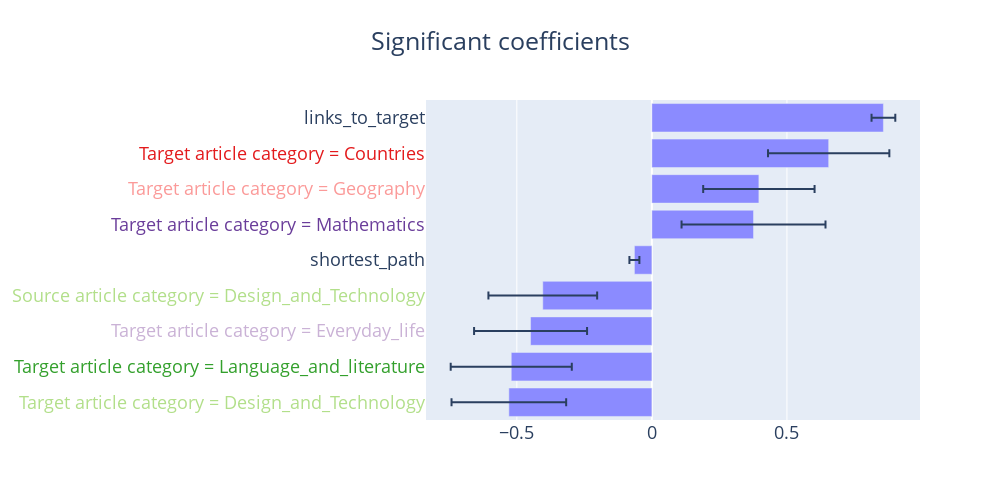

Notebook code cell kept with this figure:
### Code cell
# plotting the significant coefficients
plot_log_reg_coeff(log_reg_cat)

### Figure 1 — Plotly figure (JSON) as saved in the notebook; plotly's stock layout.template omitted (floating-point values rounded to 4 significant figures)
{"data": [{"customdata": [["Target article category = Design_and_Technology", 1.007e-06, 0.2122, 0.5889], ["Target article category = Language_and_literature", 5.299e-06, 0.2242, 0.5941], ["Target article category = Everyday_life", 2.568e-05, 0.2092, 0.6382], ["Source article category = Design_and_Technology", 8.412e-05, 0.2013, 0.6677], ["shortest_path", 6.199e-12, 0.01844, 0.9374], ["Target article category = Mathematics", 0.00564, 0.2665, 1.457], ["Target article category = Geography", 0.0001659, 0.2062, 1.486], ["Target article category = Countries", 1.116e-08, 0.2246, 1.924], ["links_to_target", 0, 0.04399, 2.357]], "error_x": {"array": [0.2122, 0.2242, 0.2092, 0.2013, 0.01844, 0.2665, 0.2062, 0.2246, 0.04399], "type": "data"}, "hovertemplate": "<b>%{customdata[0]}:</b> <br> coeff = %{x:.3f}±%{customdata[2]:.3f}<br> pvalue = %{customdata[1]:.2e} <br> multiply the odds by %{customdata[3]:.2f} <extra></extra>", "marker": {"color": "#8b8bff"}, "name": "pvalue < 0.01", "orientation": "h", "type": "bar", "x": [-0.5295, -0.5207, -0.4491, -0.4039, -0.06469, 0.3763, 0.3962, 0.6546, 0.8572], "y": ["<span style='color:#b2df8a'>Target article category = Design_and_Technology</span>", "<span style='color:#33a02c'>Target article category = Language_and_literature</span>", "<span style='color:#cab2d6'>Target article category = Everyday_life</span>", "<span style='color:#b2df8a'>Source article category = Design_and_Technology</span>", "shortest_path", "<span style='color:#6a3d9a'>Target article category = Mathematics</span>", "<span style='color:#fb9a99'>Target article category = Geography</span>", "<span style='color:#e31a1c'>Target article category = Countries</span>", "links_to_target"]}], "layout": {"font": {"size": 18}, "height": 500, "hoverlabel": {"bgcolor": "#fdfdfd", "font": {"size": 14}}, "title": {"font": {"size": 25}, "text": "Significant coefficients", "x": 0.5, "xanchor": "center"}, "width": 1000}}
